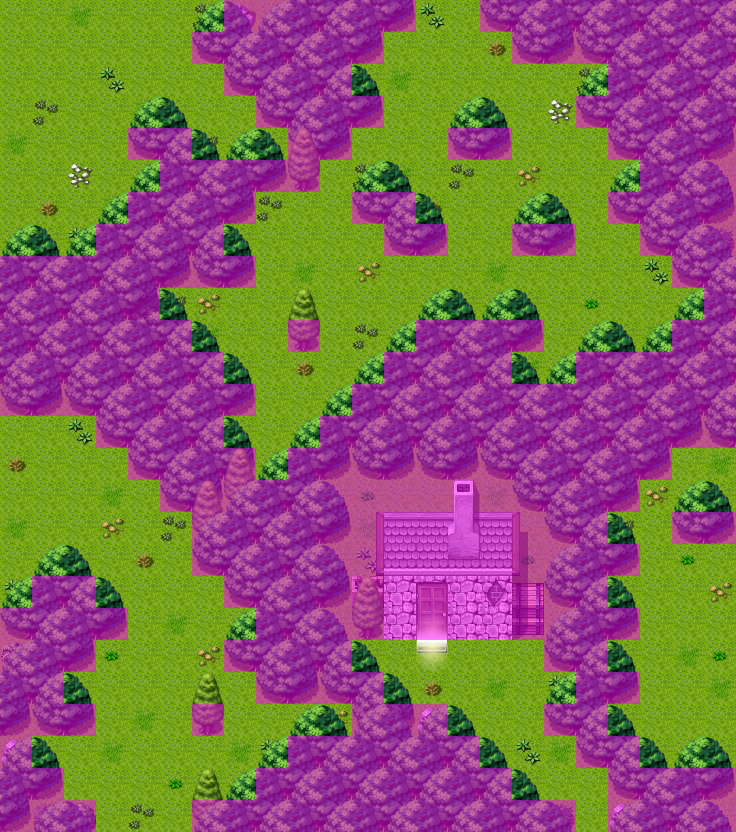

This is a level from a 2D game, rendered from its Tiled map with the project's own tilesets. A one-line summary and the map file follow, with tile-layer data summarised:
An orthogonal 23x26 tile map with 32x32 px tiles, 4 tile layers (Ground, Objects, Above, Walkable), 40 tilesets and 11 objects (8x mapchange, 2x spawn, sign).

<map version="1.0" orientation="orthogonal" width="23" height="26" tilewidth="32" tileheight="32">
 <properties>
  <property name="outdoors" value="1" />
 </properties>
 <tileset firstgid="1" name="map_bed_1" tilewidth="32" tileheight="32">
  <image source="../drawable/map_bed_1.png" width="512" height="256" />
 </tileset>
 <tileset firstgid="129" name="map_border_1" tilewidth="32" tileheight="32">
  <image source="../drawable/map_border_1.png" width="512" height="256" />
 </tileset>
 <tileset firstgid="257" name="map_bridge_1" tilewidth="32" tileheight="32">
  <image source="../drawable/map_bridge_1.png" width="512" height="256" />
 </tileset>
 <tileset firstgid="385" name="map_broken_1" tilewidth="32" tileheight="32">
  <image source="../drawable/map_broken_1.png" width="512" height="256" />
 </tileset>
 <tileset firstgid="513" name="map_cavewall_1" tilewidth="32" tileheight="32">
  <image source="../drawable/map_cavewall_1.png" width="576" height="192" />
 </tileset>
 <tileset firstgid="621" name="map_cavewall_2" tilewidth="32" tileheight="32">
  <image source="../drawable/map_cavewall_2.png" width="576" height="192" />
 </tileset>
 <tileset firstgid="729" name="map_cavewall_3" tilewidth="32" tileheight="32">
  <image source="../drawable/map_cavewall_3.png" width="576" height="192" />
 </tileset>
 <tileset firstgid="837" name="map_chair_table_1" tilewidth="32" tileheight="32">
  <image source="../drawable/map_chair_table_1.png" width="512" height="256" />
 </tileset>
 <tileset firstgid="965" name="map_crate_1" tilewidth="32" tileheight="32">
  <image source="../drawable/map_crate_1.png" width="512" height="256" />
 </tileset>
 <tileset firstgid="1093" name="map_cupboard_1" tilewidth="32" tileheight="32">
  <image source="../drawable/map_cupboard_1.png" width="512" height="256" />
 </tileset>
 <tileset firstgid="1221" name="map_curtain_1" tilewidth="32" tileheight="32">
  <image source="../drawable/map_curtain_1.png" width="512" height="256" />
 </tileset>
 <tileset firstgid="1349" name="map_entrance_1" tilewidth="32" tileheight="32">
  <image source="../drawable/map_entrance_1.png" width="512" height="256" />
 </tileset>
 <tileset firstgid="1477" name="map_fence_1" tilewidth="32" tileheight="32">
  <image source="../drawable/map_fence_1.png" width="512" height="256" />
 </tileset>
 <tileset firstgid="1605" name="map_fence_2" tilewidth="32" tileheight="32">
  <image source="../drawable/map_fence_2.png" width="512" height="256" />
 </tileset>
 <tileset firstgid="1733" name="map_ground_1" tilewidth="32" tileheight="32">
  <image source="../drawable/map_ground_1.png" width="512" height="256" />
 </tileset>
 <tileset firstgid="1861" name="map_ground_2" tilewidth="32" tileheight="32">
  <image source="../drawable/map_ground_2.png" width="512" height="256" />
 </tileset>
 <tileset firstgid="1989" name="map_ground_3" tilewidth="32" tileheight="32">
  <image source="../drawable/map_ground_3.png" width="512" height="256" />
 </tileset>
 <tileset firstgid="2117" name="map_ground_4" tilewidth="32" tileheight="32">
  <image source="../drawable/map_ground_4.png" width="512" height="256" />
 </tileset>
 <tileset firstgid="2245" name="map_ground_5" tilewidth="32" tileheight="32">
  <image source="../drawable/map_ground_5.png" width="512" height="256" />
 </tileset>
 <tileset firstgid="2373" name="map_ground_6" tilewidth="32" tileheight="32">
  <image source="../drawable/map_ground_6.png" width="512" height="256" />
 </tileset>
 <tileset firstgid="2501" name="map_ground_7" tilewidth="32" tileheight="32">
  <image source="../drawable/map_ground_7.png" width="512" height="256" />
 </tileset>
 <tileset firstgid="2629" name="map_ground_8" tilewidth="32" tileheight="32">
  <image source="../drawable/map_ground_8.png" width="512" height="256" />
 </tileset>
 <tileset firstgid="2757" name="map_indoor_1" tilewidth="32" tileheight="32">
  <image source="../drawable/map_indoor_1.png" width="512" height="256" />
 </tileset>
 <tileset firstgid="2885" name="map_kitchen_1" tilewidth="32" tileheight="32">
  <image source="../drawable/map_kitchen_1.png" width="512" height="256" />
 </tileset>
 <tileset firstgid="3013" name="map_outdoor_1" tilewidth="32" tileheight="32">
  <image source="../drawable/map_outdoor_1.png" width="512" height="256" />
 </tileset>
 <tileset firstgid="3141" name="map_pillar_1" tilewidth="32" tileheight="32">
  <image source="../drawable/map_pillar_1.png" width="512" height="256" />
 </tileset>
 <tileset firstgid="3269" name="map_plant_1" tilewidth="32" tileheight="32">
  <image source="../drawable/map_plant_1.png" width="512" height="256" />
 </tileset>
 <tileset firstgid="3397" name="map_rock_1" tilewidth="32" tileheight="32">
  <image source="../drawable/map_rock_1.png" width="512" height="256" />
 </tileset>
 <tileset firstgid="3525" name="map_roof_1" tilewidth="32" tileheight="32">
  <image source="../drawable/map_roof_1.png" width="512" height="256" />
 </tileset>
 <tileset firstgid="3653" name="map_roof_2" tilewidth="32" tileheight="32">
  <image source="../drawable/map_roof_2.png" width="512" height="256" />
 </tileset>
 <tileset firstgid="3781" name="map_shop_1" tilewidth="32" tileheight="32">
  <image source="../drawable/map_shop_1.png" width="512" height="256" />
 </tileset>
 <tileset firstgid="3909" name="map_sign_ladder_1" tilewidth="32" tileheight="32">
  <image source="../drawable/map_sign_ladder_1.png" width="512" height="256" />
 </tileset>
 <tileset firstgid="4037" name="map_table_1" tilewidth="32" tileheight="32">
  <image source="../drawable/map_table_1.png" width="512" height="256" />
 </tileset>
 <tileset firstgid="4165" name="map_trail_1" tilewidth="32" tileheight="32">
  <image source="../drawable/map_trail_1.png" width="512" height="256" />
 </tileset>
 <tileset firstgid="4293" name="map_tree_1" tilewidth="32" tileheight="32">
  <image source="../drawable/map_tree_1.png" width="512" height="256" />
 </tileset>
 <tileset firstgid="4421" name="map_wall_1" tilewidth="32" tileheight="32">
  <image source="../drawable/map_wall_1.png" width="512" height="256" />
 </tileset>
 <tileset firstgid="4549" name="map_wall_2" tilewidth="32" tileheight="32">
  <image source="../drawable/map_wall_2.png" width="480" height="256" />
 </tileset>
 <tileset firstgid="4669" name="map_wall_3" tilewidth="32" tileheight="32">
  <image source="../drawable/map_wall_3.png" width="480" height="256" />
 </tileset>
 <tileset firstgid="4789" name="map_window_1" tilewidth="32" tileheight="32">
  <image source="../drawable/map_window_1.png" width="512" height="256" />
 </tileset>
 <tileset firstgid="4917" name="map_window_2" tilewidth="32" tileheight="32">
  <image source="../drawable/map_window_2.png" width="512" height="256" />
 </tileset>
 <layer name="Ground" width="23" height="26">
  <data>[598 cells, 598 non-empty, 6 distinct tile ids]</data>
 </layer>
 <layer name="Objects" width="23" height="26">
  <data>[598 cells, 179 non-empty, 23 distinct tile ids]</data>
 </layer>
 <layer name="Above" width="23" height="26">
  <data>[598 cells, 113 non-empty, 12 distinct tile ids]</data>
 </layer>
 <layer name="Walkable" width="23" height="26">
  <data>[598 cells, 323 non-empty, 1 distinct tile ids]</data>
 </layer>
 <objectgroup name="Mapevents" visible="0">
  <!-- 9 objects omitted --></objectgroup>
 <objectgroup name="Spawn" visible="0">
  <!-- 2 objects omitted --></objectgroup>
 <objectgroup name="Keys" visible="0" />
</map>
<!-- 11 of 11 objects omitted -->
